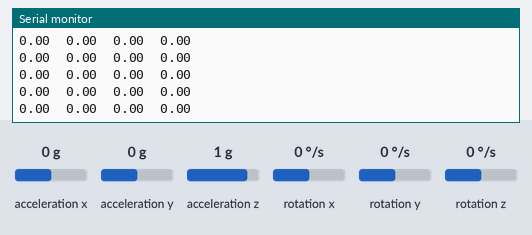
This sketch was run on a simulated Arduino Mega 2560, built with avr-gcc and run on an emulated ATmega2560. Shown: the last lines printed to the serial monitor. Inputs (shaded band) come from the test bench; at power-on: acceleration x 0 g, rotation x 0 °/s, acceleration z 1 g, rotation y 0 °/s, acceleration y 0 g, rotation z 0 °/s.

Above: at 1.2 s.
1.3 s: acceleration x set to -1.4 g
At 2.1 s:
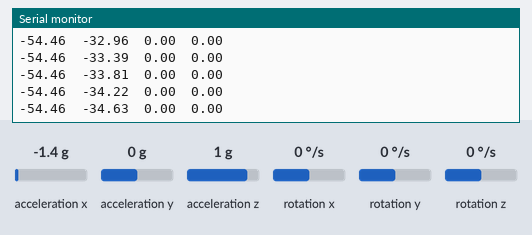
2.8 s: rotation x set to 100 °/s
At 3.7 s:
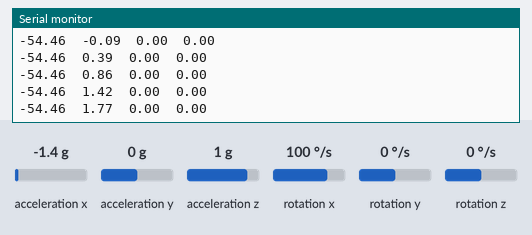
5.8 s: acceleration z set to 0 g
At 6.6 s:
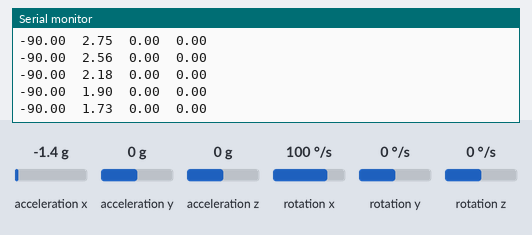
8.8 s: rotation y set to -100 °/s
At 9.8 s:
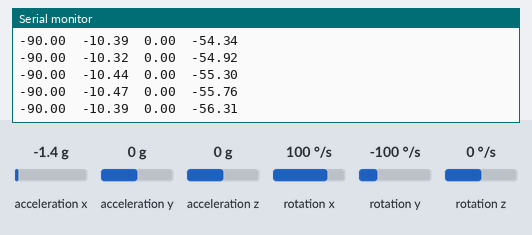
11.8 s: acceleration y set to -1.4 g
At 12.5 s:
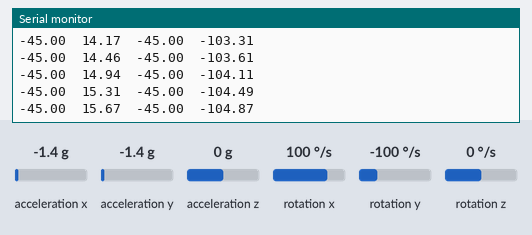
Timing chart, 0 to 14.3 s (numbered marks = the images above; inputs shaded):
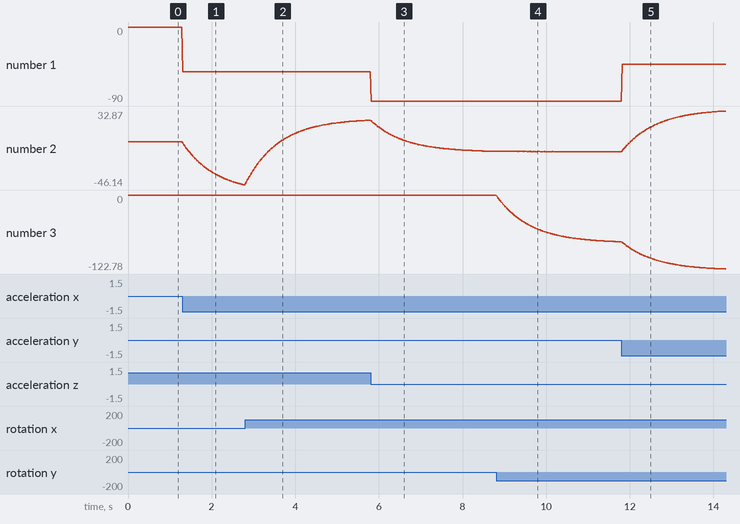

The sketch:

mpu.ino
```cpp
#include "I2Cdev.h"
#include "MPU9250.h" // <-- 1. USA LA LIBRERÍA PARA 9250
#include "Wire.h"

MPU9250 IMU; // <-- 2. USA EL OBJETO MPU9250

// Variables para los datos RAW
int ax_raw, ay_raw, az_raw;
int gx_raw, gy_raw, gz_raw;

// ================================================================
// OFFSETS  (Paso 3.2)
// ================================================================
int ax_o = -5420;
int ay_o = -6256;
int az_o = 10014;
int gx_o = 5;
int gy_o = 9;
int gz_o = 11;
// ================================================================

// Variables para datos escalados (Paso 3.3)
float accel_x, accel_y, accel_z;
float gyro_x, gyro_y, gyro_z;

// Constantes de escalado (según la guía)
// Acelerómetro: Rango +-2g / 16 bits = 32767. 1g = 16384 (aprox)
const float ACCEL_SCALE = 16384.0;
// Giroscopio: Rango +-250°/s / 16 bits = 32767. Factor = 32767 / 250 = 131.0
const float GYRO_SCALE = 131.0;

// Variables para ángulos del Acelerómetro (Paso 3.4)
float angle_pitch_accel, angle_roll_accel;

// Variables para el Filtro Complementario (Paso 3.6)
float angle_pitch = 0;
float angle_roll = 0;

// Variables para el tiempo (dt) (Paso 3.5)
unsigned long t_prev;
float dt;

void setup() {
  Serial.begin(57600);
  Wire.begin();       // En el Mega, usa pines 20 (SDA) y 21 (SCL)
  IMU.initialize();

  // if (!IMU.testConnection()) { // <-- Comentado
  //   Serial.println("Fallo al iniciar MPU9250");
  //   while (1);
  // }
  Serial.println("MPU9250 Conectado (forzadamente)."); // <-- Mensaje modificado
  // Aplicar los offsets que encontraste
  IMU.setXAccelOffset(ax_o);
  IMU.setYAccelOffset(ay_o);
  IMU.setZAccelOffset(az_o);
  IMU.setXGyroOffset(gx_o);
  IMU.setYGyroOffset(gy_o);
  IMU.setZGyroOffset(gz_o);

  // Iniciar el temporizador
  t_prev = millis();
}

void loop() {
  // --- Cálculo de dt (Paso 3.5) ---
  // Reemplazamos delay() con un temporizador para un 'dt' preciso
  unsigned long t_now = millis();
  dt = (t_now - t_prev) / 1000.0; // dt en segundos
  t_prev = t_now;

  // --- Leer Datos ---
  IMU.getAcceleration(&ax_raw, &ay_raw, &az_raw);
  IMU.getRotation(&gx_raw, &gy_raw, &gz_raw);

  // --- Escalado de Lecturas (Paso 3.3) ---
  // Convertir valores RAW a unidades físicas
  accel_x = ax_raw / ACCEL_SCALE; // en 'g'
  accel_y = ay_raw / ACCEL_SCALE; // en 'g'
  accel_z = az_raw / ACCEL_SCALE; // en 'g'

  gyro_x = gx_raw / GYRO_SCALE; // en °/s (grados por segundo)
  gyro_y = gy_raw / GYRO_SCALE; // en °/s
  gyro_z = gz_raw / GYRO_SCALE; // en °/s

  // --- Cálculo de Ángulos con Acelerómetro (Paso 3.4) ---
  // Usamos atan2 para más estabilidad que atan.
  // La guía usa 'theta_x' para el ángulo de pitch y 'theta_y' para el de roll.
  // Convertimos de radianes a grados (* 180.0 / M_PI)

  // Pitch (Theta_X en la guía): Inclinación usando 'ax'
  angle_pitch_accel = atan2(accel_x, sqrt(pow(accel_y, 2) + pow(accel_z, 2))) * 180.0 / M_PI;
  // Roll (Theta_Y en la guía): Inclinación usando 'ay'
  angle_roll_accel = atan2(accel_y, sqrt(pow(accel_x, 2) + pow(accel_z, 2))) * 180.0 / M_PI;


  // --- Filtro Complementario (Paso 3.5 y 3.6) ---
  // Fórmula: angulo = 0.98 * (angulo_prev + gyro * dt) + 0.02 * (ang_acelerometro)

  // Fusión para Pitch (Theta_X)
  // Nota: La guía fusiona theta_x (acel) con omega_x (giro).
  angle_pitch = 0.98 * (angle_pitch + gyro_x * dt) + 0.02 * (angle_pitch_accel);

  // Fusión para Roll (Theta_Y)
  // Nota: La guía fusiona theta_y (acel) con omega_y (giro).
  angle_roll = 0.98 * (angle_roll + gyro_y * dt) + 0.02 * (angle_roll_accel);


  // --- Imprimir Resultados ---
  // Imprime los datos listos para el "Serial Plotter" (el "scope")

  // Imprime: [Ruido (Acel)] [Filtrado (Filtro)]
  Serial.print(angle_pitch_accel); Serial.print("\t");
  Serial.print(angle_pitch);       Serial.print("\t");

  Serial.print(angle_roll_accel);  Serial.print("\t");
  Serial.println(angle_roll);

  // Un pequeño delay para no saturar el Serial, pero el 'dt' se encarga del cálculo
  delay(10);
}
```

Measured:
- after the input at 1.3 s, the serial monitor: prints a new line at once (image 1)
- plotted number 1: 0 → -54.46 after the input at 1.3 s
- plotted number 2: 0 → -46.14 after the input at 1.3 s
